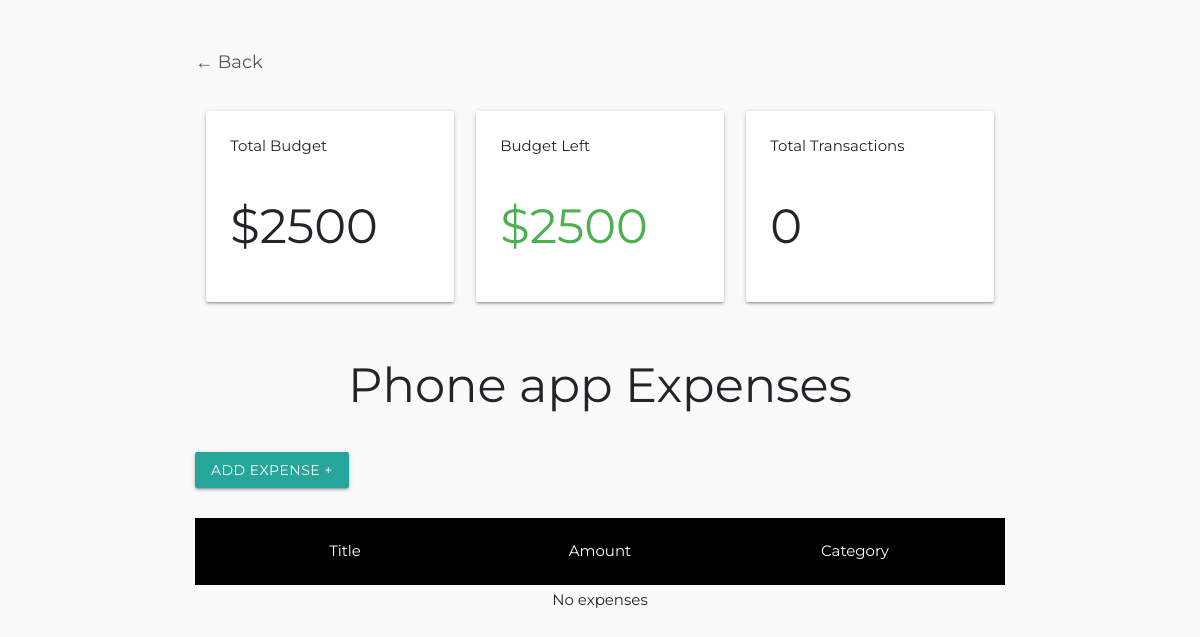
Before: /phone-app/ with the older database file.
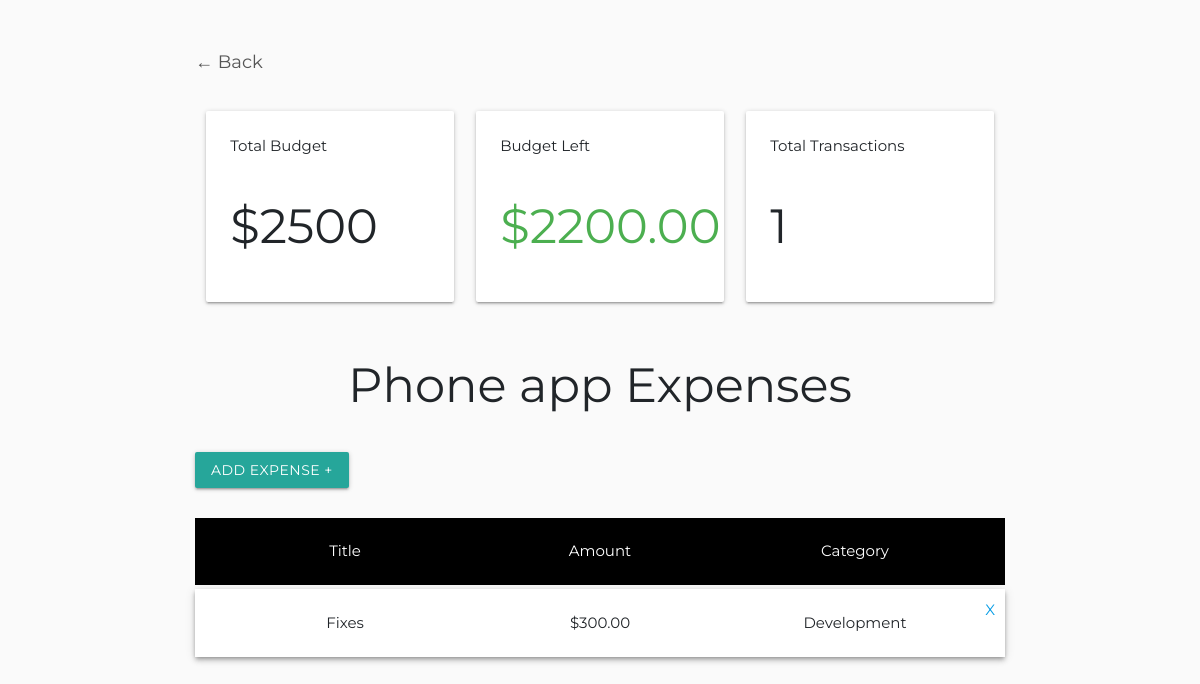
After: the same page with the newer database file.
### budget/models.py (models this page shows, shortened)
class Project(models.Model):
    name = models.CharField(max_length=120)
    slug = models.SlugField(max_length=120, unique=True, blank=True)
    budget = models.IntegerField(validators=[MinValueValidator(1)])
    date_created = models.DateTimeField(auto_now_add=True)
    def budget_left(self):
        project_expenses = Expense.objects.filter(project=self)
        expense_val = 0
        for expense in project_expenses:
            expense_val += expense.amount
        budget_left = self.budget - expense_val
        return budget_left
    def total_transactions(self):
        expenses_count = Expense.objects.filter(project=self).count()
        return expenses_count

class Expense(models.Model):
    project = models.ForeignKey(Project, on_delete=models.CASCADE, related_name="expenses")
    title = models.CharField(max_length=120)
    amount = models.DecimalField(max_digits=8, decimal_places=2, default=None)
    category = models.ForeignKey(Category, on_delete=models.CASCADE)

class Category(models.Model):
    category = models.CharField(max_length=120)
    class Meta:
        verbose_name_plural = "Categories"
    def __str__(self):
        return self.category

### budget/views.py (the view, shortened to what this page needs)
# urls.py: path('<slug:project_slug>/', views.project_details, name="project_details"),
def project_details(request, project_slug):
    project = get_object_or_404(Project, slug=project_slug)
    categories = Category.objects.all()
    form = ExpenseForm()
    context = {
        'project': project,
        'expenses': project.expenses.all(),
        'form': form,
    }
    return render(request, 'budget/detail_project.html', context)

### budget/templates/budget/detail_project.html (shortened to what this page needs)
{% extends "budget/base.html" %}
{% load crispy_forms_tags %}
{% block content %}
<h3><a href="/" style="text-decoration: none; color:#555; font-size: 18px">&larr; Back</a></h3>
    <div class="row">
        <div class="col col-sm-12 col-md-4">
            <div class="card-panel">
                <div>Total Budget</div>
                <h1 class="bold">${{ project.budget }}</h1>
            </div>
        </div>
        <div class="col col-sm-12 col-md-4">
            <div class="card-panel">
                <div>Budget Left</div>
                {% if project.budget_left < 0 %}
                    <h1 class="bold red-text">${{ project.budget_left }}</h1>
                {% elif project.budget_left == 0 %}
                    <h1 class="bold orange-text">${{ project.budget_left }}</h1>
                {% else %}
                    <h1 class="bold green-text">${{ project.budget_left }}</h1>
                {% endif %}
            </div>
        </div>
        <div class="col col-sm-12 col-md-4">
            <div class="card-panel">
                <div>Total Transactions</div>
                <h1 class="bold">{{ project.total_transactions }}</h1>
            </div>
        </div>
    </div>
    <h1 class="center">{{ project.name }} Expenses</h1>
    <div class="section button-section">
        <a href="#modal1" class="btn modal-trigger">Add Expense +</a>
    </div>
    <div class="section expenses-list-section">
        <div class="expense-row black lighten-3 white-text">
            <div class="row mb-1 p-4 center">
                <div class="col col-sm-12 col-md-4">
                    Title
                </div>
                <div class="col col-sm-12 col-md-4">
                    Amount
                </div>
                <div class="col col-sm-12 col-md-4">
                    Category
                </div>
            </div>
        </div>
        {% if expenses %}
            {% for expense in expenses %}
            <div class="expense-row white z-depth-2">
                <div class="row position-relative mb-2 p-4 center">
                    <div class="col col-sm-12 col-md-4">
                        {{ expense.title }}
                    </div>
                    <div class="col col-sm-12 col-md-4">
                        ${{ expense.amount }}
                    </div>
                    <div class="col col-sm-12 col-md-4">
                        {{ expense.category }}
                    </div>
                    <a href="{% url 'budget:confirm_page' expense.id project.slug %}" class="position-absolute remove-icon">X</a>
                </div>
            </div>
            {% endfor %}
        {% else %}
            <p class="center">No expenses</p>
        {% endif %}
    </div>
{% endblock content %}

### budget/templates/budget/base.html (shortened to what this page needs)
<!DOCTYPE html>
<html lang="en">
    {% include "budget/includes/head.html" %}
<body class="grey lighten-5">
    <div class="container page-wrapper">
        {% block content %}{% endblock content %}
    </div>
</body>
</html>

### budget/templates/budget/includes/head.html (shortened to what this page needs)
{% load static %}
<head>
    <link rel="stylesheet" href="https://stackpath.bootstrapcdn.com/bootstrap/4.3.1/css/bootstrap.min.css">
    <link rel="stylesheet" href="https://cdnjs.cloudflare.com/ajax/libs/materialize/1.0.0/css/materialize.min.css">
    <link rel="stylesheet" href="{% static 'css/style.css' %}">
</head>

### budget/templates/budget/includes/javascripts.html (shortened to what this page needs)
{% load static %}

### budget/static/css/style.css (style rules this page uses)
body { font-family: 'Montserrat', sans-serif; }
.page-wrapper { min-height: 100vh; position: relative; }
h1 { font-size: 4vw; }
.remove-icon { right: 10px; top: 10px; }

Changed rows visible on the page:
computed for Project "Phone app": budget_left "2500" → "2200.00"; total_transactions "0" → "1"
added Expense: title "Fixes", amount "300.00", category "Development"
Other visible differences:
text no longer shown: "No expenses"
